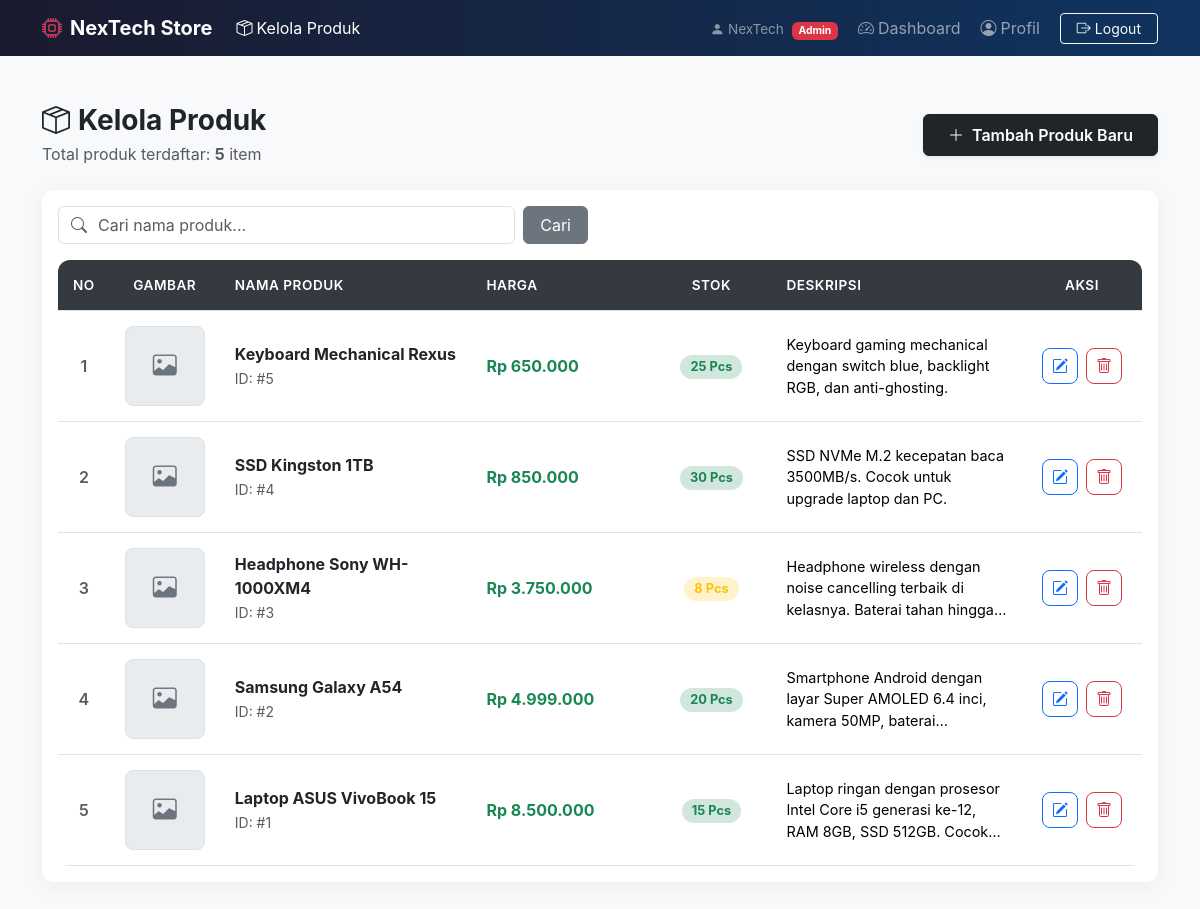
Screenshot of /app/views/product/index.php (signed in) with the database file from the repository.
### tables this page shows
CREATE TABLE `products` (
  `id` int(11) NOT NULL,
  `nama` varchar(200) NOT NULL,
  `kategori` varchar(100) DEFAULT NULL,
  `harga` decimal(15,2) NOT NULL DEFAULT 0.00,
  `stok` int(11) NOT NULL DEFAULT 0,
  `deskripsi` text DEFAULT NULL,
  `gambar` varchar(255) DEFAULT 'default.jpg',
  `created_at` timestamp NOT NULL DEFAULT current_timestamp(),
  `updated_at` timestamp NOT NULL DEFAULT current_timestamp() ON UPDATE current_timestamp()
);

### app/core/Database.php (called while the page is built, shortened)
<?php
class Database
{
    private $host = "localhost";
    private $dbname = "nextech_store";
    private $username = "root";
    private $password = "";
    public function __construct()
    {
        try {
            $this->conn = new PDO(
                "mysql:host={$this->host};dbname={$this->dbname};charset=utf8",
                $this->username,
                $this->password
            );
        } catch (PDOException $e) {
            die("Koneksi database gagal : " . $e->getMessage());
        }
    }
}

### app/controllers/ProductController.php (called while the page is built, shortened)
<?php
require_once __DIR__ . '/../models/ProductModel.php';
class ProductController extends Controller
{
    private $productModel;
    public function __construct()
    {
        $this->productModel = new ProductModel();
    }
    public function index()
    {
        $search = isset($_GET['search']) ? trim($_GET['search']) : '';
        $page = isset($_GET['page']) && is_numeric($_GET['page']) ? (int)$_GET['page'] : 1;
        $limit = 5;
        $offset = ($page - 1) * $limit;
        $products = $this->productModel->getAllProducts($search, $limit, $offset);
        $totalProducts = $this->productModel->countProducts($search);
        $totalPages = ceil($totalProducts / $limit);
        return [
            'products' => $products,
            'search' => $search,
            'page' => $page,
            'totalPages' => $totalPages,
            'totalProducts' => $totalProducts
        ];
    }
}

### app/models/ProductModel.php (called while the page is built, shortened)
<?php
class ProductModel extends Model
{
    public function getAllProducts($search = '', $limit = null, $offset = 0)
    {
        $db = $this->getConnection();
        $sql = "SELECT * FROM products";
        $params = [];
        $sql .= " ORDER BY id DESC";
        if ($limit !== null) {
            $sql .= " LIMIT ? OFFSET ?";
            $stmt = $db->prepare($sql);
            $i = 1;
            $stmt->bindValue($i++, (int)$limit, PDO::PARAM_INT);
            $stmt->bindValue($i++, (int)$offset, PDO::PARAM_INT);
            $stmt->execute();
            return $stmt->fetchAll(PDO::FETCH_ASSOC);
        } else {
            $stmt = $db->prepare($sql);
            $stmt->execute($params);
            return $stmt->fetchAll(PDO::FETCH_ASSOC);
        }
    }
    public function countProducts($search = '')
    {
        $db = $this->getConnection();
        $sql = "SELECT COUNT(*) FROM products";
        $params = [];
        $stmt = $db->prepare($sql);
        $stmt->execute($params);
        return $stmt->fetchColumn();
    }
}

### app/views/product/index.php (the view, shortened to what this page needs)
<?php
require_once '../../controllers/ProductController.php';
$controller = new ProductController();
$viewData = $controller->index();
$products = $viewData['products'];
$search = $viewData['search'];
$page = $viewData['page'];
$totalProducts = $viewData['totalProducts'];
$offset = ($page - 1) * 5;
?>
<!DOCTYPE html>
<html lang="id">
<head>
    <link href="https://cdn.jsdelivr.net/npm/bootstrap@5.3.3/dist/css/bootstrap.min.css" rel="stylesheet">
    <link rel="stylesheet" href="https://cdn.jsdelivr.net/npm/bootstrap-icons@1.11.3/font/bootstrap-icons.min.css">
</head>
<body>
    <?php require_once "../layout/navbar.php"; ?>
    <div class="container my-5">
        <div class="row align-items-center mb-4">
            <div class="col-md-6">
                <h3 class="fw-bold text-dark mb-1"><i class="bi bi-box-seam me-2"></i>Kelola Produk</h3>
                <p class="text-muted mb-0">Total produk terdaftar: <strong><?= $totalProducts ?></strong> item</p>
            </div>
            <div class="col-md-6 text-md-end mt-3 mt-md-0">
                <a href="create.php" class="btn btn-dark px-4 py-2 fw-semibold shadow-sm">
                    <i class="bi bi-plus-lg me-2"></i>Tambah Produk Baru
                </a>
            </div>
        </div>
        <div class="card p-3">
            <div class="row mb-3 align-items-center">
                <div class="col-md-6">
                    <form method="GET" action="" class="d-flex gap-2">
                        <div class="input-group">
                            <span class="input-group-text bg-white border-end-0 text-muted">
                                <i class="bi bi-search"></i>
                            </span>
                            <input type="text" name="search" class="form-control border-start-0 ps-0"
                                   placeholder="Cari nama produk..." value="<?= htmlspecialchars($search) ?>">
                        </div>
                        <button type="submit" class="btn btn-secondary px-3">Cari</button>
                    </form>
                </div>
            </div>
            <div class="table-responsive">
                <table class="table table-hover align-middle mb-0">
                    <thead>
                        <tr>
                            <th width="50" class="text-center">No</th>
                            <th width="90" class="text-center">Gambar</th>
                            <th>Nama Produk</th>
                            <th width="180">Harga</th>
                            <th width="120" class="text-center">Stok</th>
                            <th>Deskripsi</th>
                            <th width="120" class="text-center">Aksi</th>
                        </tr>
                    </thead>
                    <tbody>
                        <?php if (empty($products)): ?>
                            <tr>
                                <td colspan="7" class="text-center py-5 text-muted">
                                    <i class="bi bi-inbox fs-1 d-block mb-3"></i>
                                    Tidak ada produk ditemukan.
                                </td>
                            </tr>
                        <?php else: ?>
                            <?php
                            $no = $offset + 1;
                            foreach ($products as $product):
                            ?>
                                <tr>
                                    <td class="text-center fw-semibold text-muted"><?= $no++ ?></td>
                                    <td class="text-center">
                                        <?php if (!empty($product['gambar']) && file_exists(__DIR__ . '/../../../public/uploads/' . $product['gambar'])): ?>
                                            <img src="../../../public/uploads/<?= htmlspecialchars($product['gambar']) ?>"
                                                 alt="<?= htmlspecialchars($product['nama']) ?>" class="product-img"
                                                 onclick="showFullImage(this.src)" title="Klik untuk memperbesar">
                                        <?php else: ?>
                                            <div class="product-img-placeholder">
                                                <i class="bi bi-image"></i>
                                            </div>
                                        <?php endif; ?>
                                    </td>
                                    <td>
                                        <div class="fw-bold text-dark"><?= htmlspecialchars($product['nama']) ?></div>
                                        <small class="text-muted">ID: #<?= $product['id'] ?></small>
                                    </td>
                                    <td class="fw-bold text-success">
                                        Rp <?= number_format($product['harga'], 0, ',', '.') ?>
                                    </td>
                                    <td class="text-center">
                                        <?php if ($product['stok'] > 10): ?>
                                            <span class="badge bg-success-subtle text-success badge-stok">
                                                <?= $product['stok'] ?> Pcs
                                            </span>
                                        <?php elseif ($product['stok'] > 0): ?>
                                            <span class="badge bg-warning-subtle text-warning badge-stok">
                                                <?= $product['stok'] ?> Pcs
                                            </span>
                                        <?php else: ?>
                                            <span class="badge bg-danger-subtle text-danger badge-stok">
                                                Habis
                                            </span>
                                        <?php endif; ?>
                                    </td>
                                    <td>
                                        <div style="max-width: 250px; font-size: 0.9rem; display: -webkit-box; -webkit-line-clamp: 3; -webkit-box-orient: vertical; overflow: hidden;" title="<?= htmlspecialchars($product['deskripsi']) ?>">
                                            <?= htmlspecialchars($product['deskripsi'] ?: '-') ?>
                                        </div>
                                    </td>
                                    <td class="text-center">
                                        <div class="d-flex justify-content-center gap-2">
                                            <a href="edit.php?id=<?= $product['id'] ?>"
                                               class="btn btn-outline-primary btn-action" title="Edit Produk">
                                                <i class="bi bi-pencil-square"></i>
                                            </a>
                                            <a href="index.php?action=delete&id=<?= $product['id'] ?>"
                                               class="btn btn-outline-danger btn-action" title="Hapus Produk"
                                               onclick="return confirm('Apakah Anda yakin ingin menghapus produk ini? File gambar produk juga akan dihapus secara permanen.');">
                                                <i class="bi bi-trash"></i>
                                            </a>
                                        </div>
                                    </td>
                                </tr>
                            <?php endforeach; ?>
                        <?php endif; ?>
                    </tbody>
                </table>
            </div>
        </div>
    </div>
</body>
</html>

### app/views/product/index.php (style rules this page uses)
body { background-color: #f8f9fa; font-family: 'Inter', system-ui, -apple-system, sans-serif; }
.card { border: none; border-radius: 12px; box-shadow: 0 4px 20px rgba(0,0,0,0.05); }
.table-responsive { border-radius: 12px; overflow: hidden; }
.table th { background-color: #343a40; color: #ffffff; font-weight: 600; text-transform: uppercase; font-size: 0.85rem; letter-spacing: 0.5px; padding: 15px; vertical-align: middle; }
.table td { padding: 15px; vertical-align: middle; }
.product-img-placeholder { width: 80px; height: 80px; border-radius: 8px; background-color: #e9ecef; display: flex; align-items: center; justify-content: center; color: #6c757d; font-size: 1.5rem; border: 1px solid #dee2e6; }
.btn-action { width: 36px; height: 36px; padding: 0; display: inline-flex; align-items: center; justify-content: center; border-radius: 8px; transition: all 0.2s ease; }
.badge-stok { font-size: 0.8rem; padding: 6px 10px; border-radius: 30px; }

### rows the page displays
products: nama "Keyboard Mechanical Rexus", id "5", harga "650.000", stok "25", deskripsi "Keyboard gaming mechanical dengan switch blue, backlight RGB, dan anti-ghosting."
products: nama "SSD Kingston 1TB", id "4", harga "850.000", stok "30", deskripsi "SSD NVMe M.2 kecepatan baca 3500MB/s. Cocok untuk upgrade laptop dan PC."
products: nama "Headphone Sony WH-1000XM4", id "3", harga "3.750.000", stok "8", deskripsi "Headphone wireless dengan noise cancelling terbaik di kelasnya. Baterai tahan…"
products: nama "Samsung Galaxy A54", id "2", harga "4.999.000", stok "20", deskripsi "Smartphone Android dengan layar Super AMOLED 6.4 inci, kamera 50MP,…"
products: nama "Laptop ASUS VivoBook 15", id "1", harga "8.500.000", stok "15", deskripsi "Laptop ringan dengan prosesor Intel Core i5 generasi ke-12, RAM 8GB, SSD 512GB.…"

### other values shown
$_SESSION['nama'] "NexTech"
$_SESSION['role'] "Admin"
$totalProducts "5"
